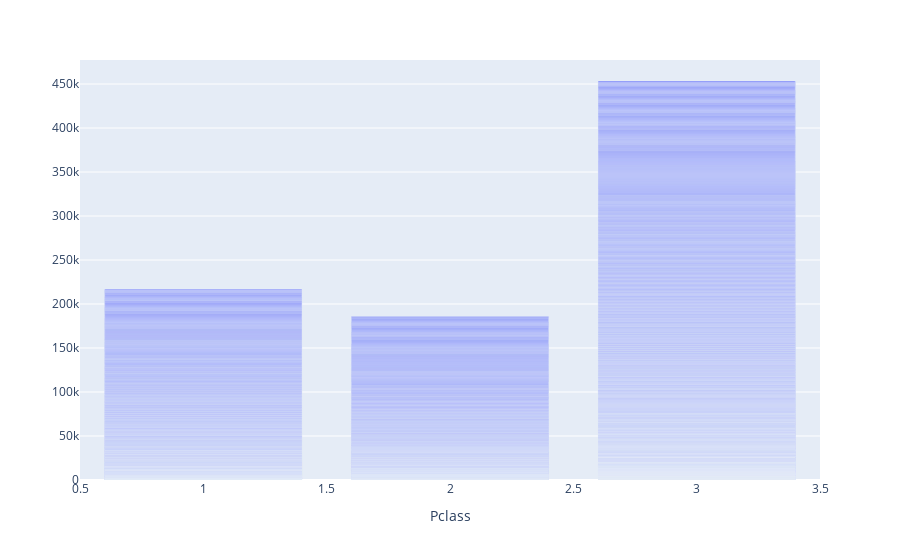

The notebook cell this image was saved under:
### Markdown cell above
ploty express way:

### Code cell
px.bar(data_frame=titanic,
            x='Pclass')

### Figure 1 — Plotly figure (JSON) as saved in the notebook; plotly's stock layout.template omitted (floating-point values rounded to 4 significant figures; data arrays with more than 128 entries replaced by an {"elided": "..."} marker saying what was removed)
{"data": [{"alignmentgroup": "True", "hoverlabel": {"namelength": 0}, "hovertemplate": "Pclass=%{x}", "legendgroup": "", "marker": {"color": "#636efa"}, "name": "", "offsetgroup": "", "orientation": "v", "showlegend": false, "textposition": "auto", "type": "bar", "x": {"elided": "1309 int values"}, "xaxis": "x", "yaxis": "y"}], "layout": {"barmode": "relative", "legend": {"tracegroupgap": 0}, "margin": {"t": 60}, "xaxis": {"anchor": "y", "domain": [0, 1], "title": {"text": "Pclass"}}, "yaxis": {"anchor": "x", "domain": [0, 1]}}}
